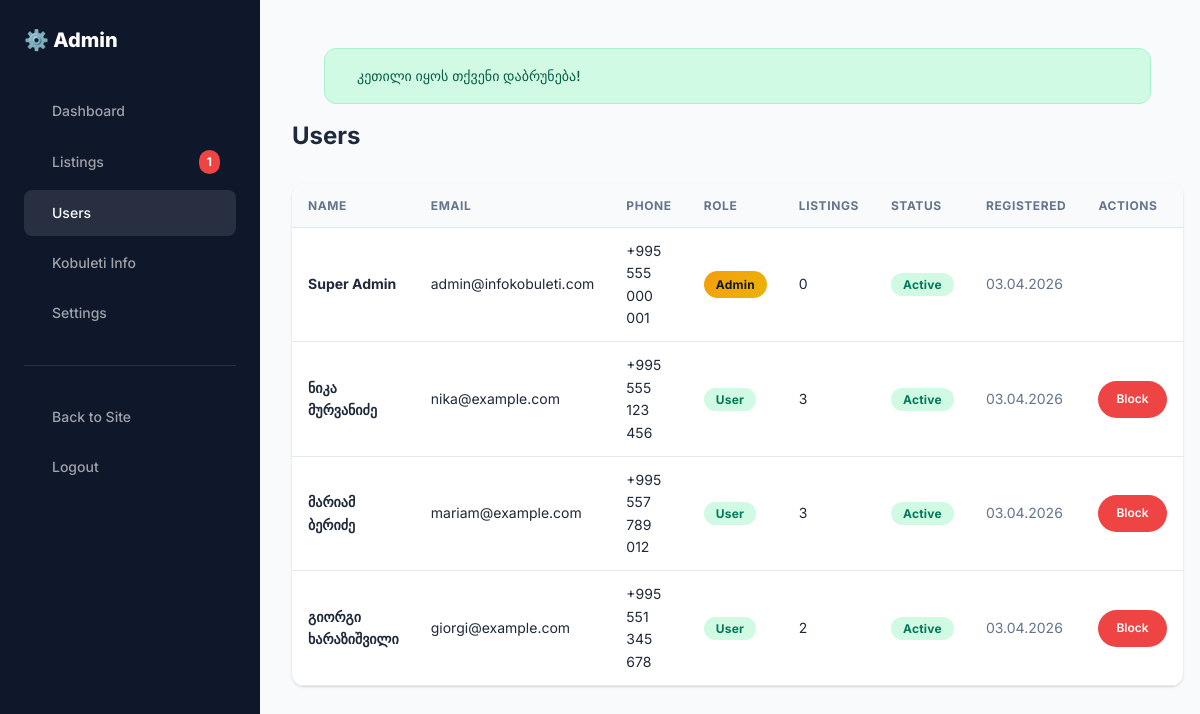
Page /admin/users (signed in) on the committed database.
### tables this page shows
CREATE TABLE `users` (
  `id` INT AUTO_INCREMENT PRIMARY KEY,
  `name` VARCHAR(255) NOT NULL,
  `email` VARCHAR(255) UNIQUE NOT NULL,
  `phone` VARCHAR(50),
  `whatsapp_number` VARCHAR(50),
  `telegram_username` VARCHAR(100),
  `password` VARCHAR(255) NOT NULL,
  `avatar` VARCHAR(255),
  `role` ENUM('user','admin') DEFAULT 'user',
  `is_active` TINYINT(1) DEFAULT 1,
  `email_verified` TINYINT(1) DEFAULT 1,
  `created_at` TIMESTAMP DEFAULT CURRENT_TIMESTAMP
);

### config/database.php (called while the page is built, shortened)
<?php
class Database {
    private static ?PDO $instance = null;
    public static function getInstance(): PDO {
        if (self::$instance === null) {
            $host = defined('DB_HOST') ? DB_HOST : 'localhost';
            $name = defined('DB_NAME') ? DB_NAME : 'infokobuleti';
            $user = defined('DB_USER') ? DB_USER : 'root';
            $pass = defined('DB_PASS') ? DB_PASS : '';
            $charset = 'utf8mb4';
            $dsn = "mysql:host={$host};dbname={$name};charset={$charset}";
            $options = [
                PDO::ATTR_ERRMODE            => PDO::ERRMODE_EXCEPTION,
                PDO::ATTR_DEFAULT_FETCH_MODE => PDO::FETCH_ASSOC,
                PDO::ATTR_EMULATE_PREPARES   => false,
                PDO::MYSQL_ATTR_INIT_COMMAND => "SET NAMES utf8mb4 COLLATE utf8mb4_unicode_ci"
            ];
            try {
                self::$instance = new PDO($dsn, $user, $pass, $options);
            } catch (PDOException $e) {
                if (defined('APP_DEBUG') && APP_DEBUG) {
                    die('Database connection failed: ' . $e->getMessage());
                }
                die('Database connection failed. Please try again later.');
            }
        }
        return self::$instance;
    }
}

### app/models/User.php (called while the page is built, shortened)
<?php
class User {
    private PDO $db;
    public function __construct() {
        $this->db = Database::getInstance();
    }
    public function getAll() {
        $sql = "
            SELECT u.*,
                   (SELECT COUNT(*) FROM properties p WHERE p.user_id = u.id) as listings_count
            FROM users u
            ORDER BY u.created_at DESC
        ";
        return $this->db->query($sql)->fetchAll();
    }
}

### app/helpers/Helpers.php (called while the page is built, shortened)
<?php
function e($string) {
    return htmlspecialchars($string ?? '', ENT_QUOTES, 'UTF-8');
}

### admin/views/users.php (the view, shortened to what this page needs)
<div class="admin-header">
    <h1>Users</h1>
</div>
<div class="table-wrap">
    <div class="table-responsive">
        <table class="data-table">
            <thead>
                <tr>
                    <th>Name</th>
                    <th>Email</th>
                    <th>Phone</th>
                    <th>Role</th>
                    <th>Listings</th>
                    <th>Status</th>
                    <th>Registered</th>
                    <th>Actions</th>
                </tr>
            </thead>
            <tbody>
                <?php foreach ($users as $u): ?>
                <tr>
                    <td><strong><?= e($u['name']) ?></strong></td>
                    <td class="text-sm"><?= e($u['email']) ?></td>
                    <td class="text-sm"><?= e($u['phone']) ?></td>
                    <td>
                        <span class="badge <?= $u['role'] === 'admin' ? 'badge-featured' : 'badge-active' ?>">
                            <?= ucfirst($u['role']) ?>
                        </span>
                    </td>
                    <td><?= (int)($u['listings_count'] ?? 0) ?></td>
                    <td>
                        <span class="badge <?= $u['is_active'] ? 'badge-active' : 'badge-rejected' ?>">
                            <?= $u['is_active'] ? 'Active' : 'Blocked' ?>
                        </span>
                    </td>
                    <td class="text-sm text-muted"><?= date('d.m.Y', strtotime($u['created_at'])) ?></td>
                    <td>
                        <?php if ($u['role'] !== 'admin'): ?>
                        <form method="POST" action="<?= ADMIN_URL ?>/users/<?= $u['id'] ?>/toggle" style="display:inline;">
                            <button type="submit" class="btn btn-sm <?= $u['is_active'] ? 'btn-danger' : 'btn-success' ?>">
                                <?= $u['is_active'] ? 'Block' : 'Activate' ?>
                            </button>
                        </form>
                        <?php endif; ?>
                    </td>
                </tr>
                <?php endforeach; ?>
            </tbody>
        </table>
    </div>
</div>

### public/assets/css/style.css (style rules this page uses)
:root { --primary: #2563EB; --primary-dark: #1D4ED8; --primary-light: #3B82F6; --primary-50: #EFF6FF; --primary-100: #DBEAFE; --accent: #F59E0B; --accent-dark: #D97706; --accent-light: #FBBF24; --accent-50: #FFFBEB; --success: #10B981; --success-light: #D1FAE5; --danger: #EF4444; --danger-light: #FEE2E2; --warning: #F59E0B; --warning-light: #FEF3C7; --info: #3B82F6; --info-light: #DBEAFE; --white: #FFFFFF; --bg: #F8FAFC; --bg-alt: #F1F5F9; --border: #E2E8F0; --border-dark: #CBD5E1; --muted: #64748B; --text: #1E293B; --text-light: #475569; --dark: #0F172A; --font-family: 'Inter', -apple-system, BlinkMacSystemFont, 'Segoe UI', sans-serif; --font-size-xs: 0.75rem; --font-size-sm: 0.875rem; --font-size-base: 1rem; --font-size-lg: 1.125rem; --font-size-xl: 1.25rem; --font-size-2xl: 1.5rem; --font-size-3xl: 1.875rem; --font-size-4xl: 2.25rem; --font-size-5xl: 3rem; --space-1: 0.25rem; --space-2: 0.5rem; --space-3: 0.75rem; --space-4: 1rem; --space-5: 1.25rem; --space-6: 1.5rem; --space-8: 2rem; --space-10: 2.5rem; --space-12: 3rem; --space-16: 4rem; --space-20: 5rem; --space-24: 6rem; --radius-sm: 4px; --radius: 8px; --radius-lg: 12px; --radius-xl: 16px; --radius-2xl: 24px; --radius-full: 9999px; --shadow-sm: 0 1px 2px rgba(0,0,0,0.05); --shadow: 0 1px 3px rgba(0,0,0,0.1), 0 1px 2px rgba(0,0,0,0.06); --shadow-md: 0 4px 6px -1px rgba(0,0,0,0.1), 0 2px 4px -1px rgba(0,0,0,0.06); --shadow-lg: 0 10px 15px -3px rgba(0,0,0,0.1), 0 4px 6px -2px rgba(0,0,0,0.05); --shadow-xl: 0 20px 25px -5px rgba(0,0,0,0.1), 0 10px 10px -5px rgba(0,0,0,0.04); --shadow-2xl: 0 25px 50px -12px rgba(0,0,0,0.25); --transition: all 0.2s ease; --transition-slow: all 0.3s ease; --container-max: 1280px; --header-height: 72px; --sidebar-width: 280px; }
*, *::before, *::after { margin: 0; padding: 0; box-sizing: border-box; }
html { font-size: 16px; scroll-behavior: smooth; -webkit-text-size-adjust: 100%; }
body { font-family: var(--font-family); font-size: var(--font-size-base); line-height: 1.6; color: var(--text); background-color: var(--bg); -webkit-font-smoothing: antialiased; -moz-osx-font-smoothing: grayscale; overflow-x: hidden; }
button, input, select, textarea { font-family: inherit; font-size: inherit; line-height: inherit; }
button { cursor: pointer; border: none; background: none; }
h1, h2, h3, h4, h5, h6 { font-weight: 700; line-height: 1.3; color: var(--text); }
h1 { font-size: var(--font-size-3xl); }
@media (min-width: 768px) { h1 { font-size: var(--font-size-4xl); } }
.text-muted { color: var(--muted); }
.text-sm { font-size: var(--font-size-sm); }
.btn { display: inline-flex; align-items: center; justify-content: center; gap: var(--space-2); padding: var(--space-3) var(--space-6); border-radius: var(--radius-full); font-weight: 600; font-size: var(--font-size-sm); transition: var(--transition); white-space: nowrap; cursor: pointer; border: 2px solid transparent; text-decoration: none; line-height: 1.4; }
.btn-danger { background: var(--danger); color: var(--white); }
.btn-sm { padding: var(--space-2) var(--space-4); font-size: var(--font-size-xs); }
.badge { padding: var(--space-1) var(--space-3); border-radius: var(--radius-full); font-size: var(--font-size-xs); font-weight: 700; letter-spacing: 0.02em; }
.badge-featured { background: linear-gradient(135deg, #F59E0B, #EAB308); color: var(--dark); display: flex; align-items: center; gap: var(--space-1); }
.badge-active { background: var(--success-light); color: #047857; }
.table-wrap { background: var(--white); border-radius: var(--radius-lg); box-shadow: var(--shadow); overflow: hidden; }
.data-table { width: 100%; border-collapse: collapse; }
.data-table th { text-align: left; padding: var(--space-3) var(--space-4); font-size: var(--font-size-xs); font-weight: 700; color: var(--muted); text-transform: uppercase; letter-spacing: 0.05em; border-bottom: 1px solid var(--border); background: var(--bg); }
.data-table td { padding: var(--space-3) var(--space-4); border-bottom: 1px solid var(--border); font-size: var(--font-size-sm); vertical-align: middle; }
.table-responsive { overflow-x: auto; -webkit-overflow-scrolling: touch; }

### admin/views/layout.php (style rules this page uses)
.admin-header { display: flex; align-items: center; justify-content: space-between; margin-bottom: var(--space-8); }
.admin-header h1 { font-size: var(--font-size-2xl); }

### rows in the picture
users: name "Super Admin", email "admin@infokobuleti.com", phone "+995 555 000 001", role "Admin", listings_count "0", is_active "Active", created_at "03.04.2026"
users: name "ნიკა მურვანიძე", email "nika@example.com", phone "+995 555 123 456", role "User", listings_count "3", is_active "Active", created_at "03.04.2026"
users: name "მარიამ ბერიძე", email "mariam@example.com", phone "+995 557 789 012", role "User", listings_count "3", is_active "Active", created_at "03.04.2026"
users: name "გიორგი ხარაზიშვილი", email "giorgi@example.com", phone "+995 551 345 678", role "User", listings_count "2", is_active "Active", created_at "03.04.2026"

### other values in the picture
$pendingCount "1"
$msg "კეთილი იყოს თქვენი დაბრუნება!"
